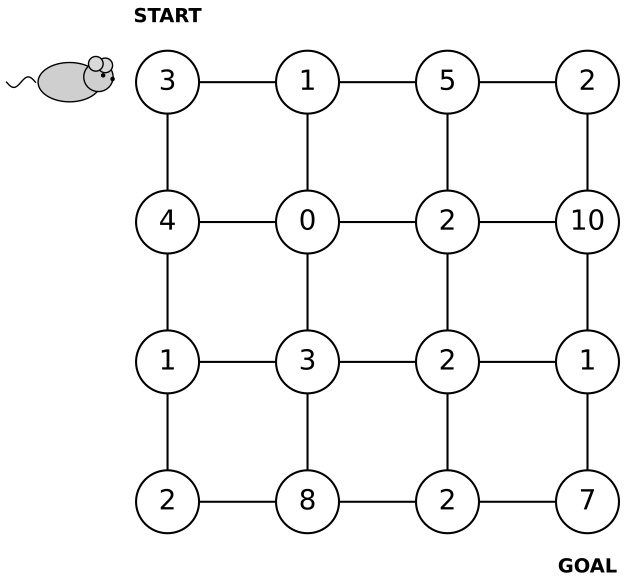

The script that saved this image:
import numpy as np
import matplotlib.pyplot as plt
from matplotlib.patches import Circle, Ellipse

def draw_mouse(ax, x, y, s=0.35):
    """Authentic mouse drawing based on your provided style."""
    body = Ellipse((x, y), width=1.2*s, height=0.75*s,
                   facecolor="#cfcfcf", edgecolor="black", lw=1, zorder=10)
    head = Circle((x + 0.55*s, y + 0.10*s), radius=0.28*s,
                  facecolor="#cfcfcf", edgecolor="black", lw=1, zorder=10)
    ear1 = Circle((x + 0.68*s, y + 0.32*s), radius=0.14*s,
                  facecolor="#d9d9d9", edgecolor="black", lw=1, zorder=10)
    ear2 = Circle((x + 0.50*s, y + 0.35*s), radius=0.14*s,
                  facecolor="#d9d9d9", edgecolor="black", lw=1, zorder=10)
    eye = Circle((x + 0.64*s, y + 0.13*s), radius=0.03*s,
                 facecolor="black", edgecolor="black", zorder=11)
    nose = Circle((x + 0.82*s, y + 0.06*s), radius=0.03*s,
                  facecolor="black", edgecolor="black", zorder=11)

    for p in (body, head, ear1, ear2, eye, nose):
        ax.add_patch(p)

    t = np.linspace(0, 1, 60)
    tail_x = x - 0.65*s - 0.55*s*t
    tail_y = y + 0.10*s*np.sin(2*np.pi*t)
    ax.plot(tail_x, tail_y, color="black", lw=1, zorder=9)

def make_4x4_grid_maze(save_path="grid_maze_4x4.pdf", show=True):
    # Rewards matrix: 4x4 as specified
    rewards = np.array([[3, 1, 5, 2],
                        [4, 0, 2, 10],
                        [1, 3, 2, 1],
                        [2, 8, 2, 7]])
    
    rows, cols = rewards.shape
    fig, ax = plt.subplots(figsize=(8, 8))

    # Grid settings
    spacing = 2.0
    node_radius = 0.45

    # 1. Draw Edges
    for r in range(rows):
        for c in range(cols):
            x, y = c * spacing, (rows - 1 - r) * spacing
            # Horizontal edge
            if c < cols - 1:
                ax.plot([x, x + spacing], [y, y], color="black", lw=1.5, zorder=1)
            # Vertical edge
            if r < rows - 1:
                ax.plot([x, x], [y, y - spacing], color="black", lw=1.5, zorder=1)

    # 2. Draw Nodes and Rewards
    for r in range(rows):
        for c in range(cols):
            x, y = c * spacing, (rows - 1 - r) * spacing
            
            # Draw node circle
            circle = Circle((x, y), radius=node_radius, facecolor="white", 
                            edgecolor="black", lw=1.5, zorder=2)
            ax.add_patch(circle)
            
            # Draw reward value inside
            ax.text(x, y, str(rewards[r, c]), ha="center", va="center", 
                    fontsize=20, zorder=3)

    # 3. Add 'Start' and 'Goal' labels
    # Start: Top-left node (0, (rows-1)*spacing)
    ax.text(0, (rows-1)*spacing + 0.8, "START", ha="center", va="bottom", 
            fontsize=14, fontweight="bold")
    
    # Goal: Bottom-right node ((cols-1)*spacing, 0)
    ax.text((cols-1)*spacing, -0.8, "GOAL", ha="center", va="top", 
            fontsize=14, fontweight="bold")

    # 4. Draw Mouse near Start
    # Positioned further left to ensure no overlap with the 'START' label
    mouse_x = -1.4
    mouse_y = (rows - 1) * spacing
    draw_mouse(ax, mouse_x, mouse_y, s=0.75)

    # Final Styling
    ax.set_aspect("equal")
    ax.axis("off")
    
    # Padding the limits
    ax.set_xlim(-3.0, (cols-1)*spacing + 2.0)
    ax.set_ylim(-1.5, (rows-1)*spacing + 2.0)

    plt.tight_layout()
    plt.savefig(save_path, bbox_inches="tight")
    if show:
        plt.show()
    plt.close(fig)

if __name__ == "__main__":
    make_4x4_grid_maze(save_path="dp_maze_square_4by4.pdf")
